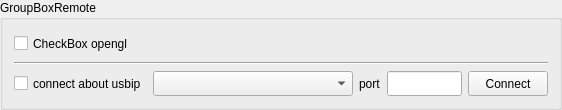
    <widget class="QGroupBox" name="groupRemote">
     <property name="sizePolicy">
      <sizepolicy hsizetype="Minimum" vsizetype="Minimum">
       <horstretch>0</horstretch>
       <verstretch>0</verstretch>
      </sizepolicy>
     </property>
     <property name="minimumSize">
      <size>
       <width>0</width>
       <height>110</height>
      </size>
     </property>
     <property name="accessibleDescription">
      <string notr="true"/>
     </property>
     <property name="title">
      <string>GroupBoxRemote</string>
     </property>
     <layout class="QVBoxLayout" name="verticalLayout">
      <item>
       <widget class="QCheckBox" name="checkBoxOpenGL">
        <property name="sizePolicy">
         <sizepolicy hsizetype="Minimum" vsizetype="Minimum">
          <horstretch>0</horstretch>
          <verstretch>0</verstretch>
         </sizepolicy>
        </property>
        <property name="minimumSize">
         <size>
          <width>0</width>
          <height>25</height>
         </size>
        </property>
        <property name="accessibleDescription">
         <string notr="true"/>
        </property>
        <property name="text">
         <string>CheckBox opengl</string>
        </property>
       </widget>
      </item>
      <item>
       <widget class="Line" name="line_2">
        <property name="sizePolicy">
         <sizepolicy hsizetype="Minimum" vsizetype="Minimum">
          <horstretch>0</horstretch>
          <verstretch>0</verstretch>
         </sizepolicy>
        </property>
        <property name="orientation">
         <enum>Qt::Horizontal</enum>
        </property>
       </widget>
      </item>
      <item>
       <layout class="QHBoxLayout" name="horizontalLayout_3">
        <item>
         <widget class="QCheckBox" name="checkBoxUSBIP">
          <property name="sizePolicy">
           <sizepolicy hsizetype="Minimum" vsizetype="Minimum">
            <horstretch>0</horstretch>
            <verstretch>0</verstretch>
           </sizepolicy>
          </property>
          <property name="minimumSize">
           <size>
            <width>0</width>
            <height>25</height>
           </size>
          </property>
          <property name="accessibleDescription">
           <string notr="true"/>
          </property>
          <property name="text">
           <string>connect about usbip</string>
          </property>
         </widget>
        </item>
        <item>
         <widget class="QComboBox" name="comboBoxIP">
          <property name="sizePolicy">
           <sizepolicy hsizetype="Minimum" vsizetype="Minimum">
            <horstretch>0</horstretch>
            <verstretch>0</verstretch>
           </sizepolicy>
          </property>
          <property name="minimumSize">
           <size>
            <width>200</width>
            <height>0</height>
           </size>
          </property>
          <property name="accessibleDescription">
           <string notr="true"/>
          </property>
         </widget>
        </item>
        <item>
         <widget class="QLabel" name="labelPort">
          <property name="sizePolicy">
           <sizepolicy hsizetype="Minimum" vsizetype="Minimum">
            <horstretch>0</horstretch>
            <verstretch>0</verstretch>
           </sizepolicy>
          </property>
          <property name="minimumSize">
           <size>
            <width>0</width>
            <height>25</height>
           </size>
          </property>
          <property name="accessibleDescription">
           <string notr="true"/>
          </property>
          <property name="text">
           <string>port</string>
          </property>
         </widget>
        </item>
        <item>
         <widget class="QLineEdit" name="lineEditPort">
          <property name="sizePolicy">
           <sizepolicy hsizetype="Minimum" vsizetype="Minimum">
            <horstretch>0</horstretch>
            <verstretch>0</verstretch>
           </sizepolicy>
          </property>
          <property name="minimumSize">
           <size>
            <width>0</width>
            <height>25</height>
           </size>
          </property>
          <property name="maximumSize">
           <size>
            <width>75</width>
            <height>16777215</height>
           </size>
          </property>
         </widget>
        </item>
        <item>
         <widget class="QPushButton" name="pushConnect">
          <property name="sizePolicy">
           <sizepolicy hsizetype="Minimum" vsizetype="Minimum">
            <horstretch>0</horstretch>
            <verstretch>0</verstretch>
           </sizepolicy>
          </property>
          <property name="minimumSize">
           <size>
            <width>0</width>
            <height>25</height>
           </size>
          </property>
          <property name="accessibleDescription">
           <string notr="true"/>
          </property>
          <property name="text">
           <string>Connect</string>
          </property>
         </widget>
        </item>
       </layout>
      </item>
     </layout>
    </widget>
